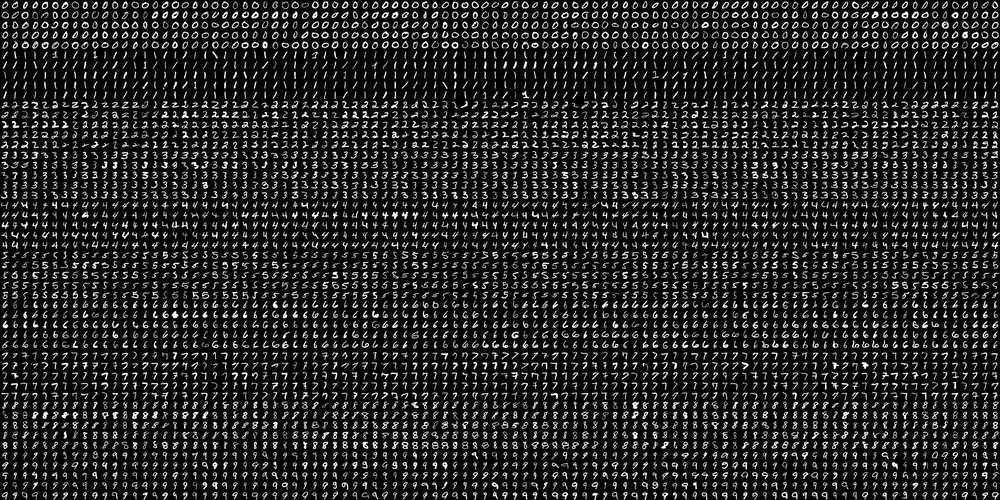
#> input picture code/ML/digits.png, 1000 x 500 px, shrunk from 2000 x 1000 before the run
$ python arithmetic.py --image ML/digits.png
#> lines starting #> are read from the running program, lines starting #| are printed output that depends on the picture
import numpy as np
import argparse
import cv2

ap=argparse.ArgumentParser()
ap.add_argument("-i","--image",help="Path To Image")

args=vars(ap.parse_args())

img=cv2.imread(args["image"])
#> img is the input picture: shape (500, 1000, 3); min 0, max 255, mean 36.1
cv2.imshow("original img",img)
cv2.waitKey(0)

print(np.uint8([300]))
print("Max value of 255"+str(cv2.add(np.uint8([200]),np.uint8([100]))))

print("Min val of 0"+str(cv2.subtract(np.uint8([50]),np.uint8([100]))))

print("wrap aroung numpy add"+str(np.uint8([200])+np.uint8([100])))
print("wrap around numpy subtract"+str(np.uint8([50])-np.uint8([100])))

M=np.ones(img.shape,dtype="uint8")*200
added=cv2.add(img,M)
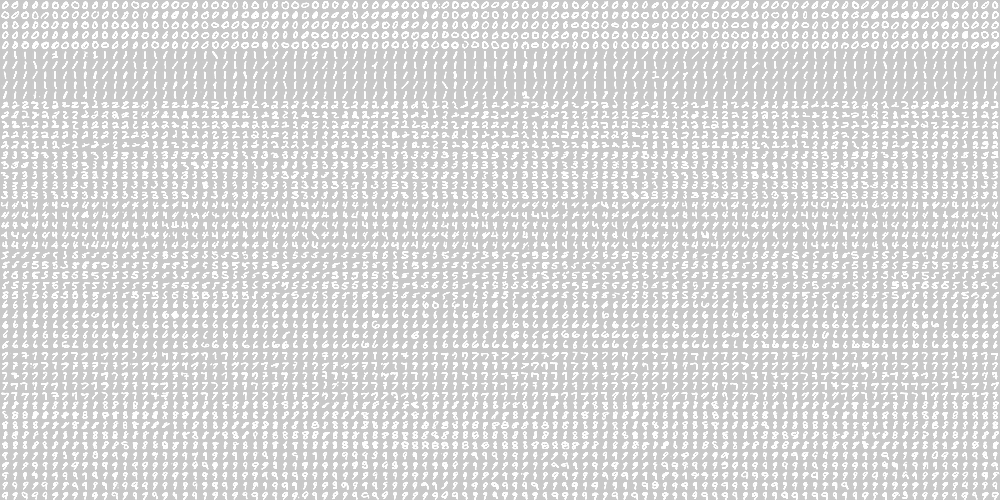
#> added: shape (500, 1000, 3); min 200, max 255, mean 215.4
cv2.imshow("added img",added)
cv2.waitKey(0)

M=np.ones(img.shape,dtype="uint8")*100
subtracted=cv2.subtract(img,M)
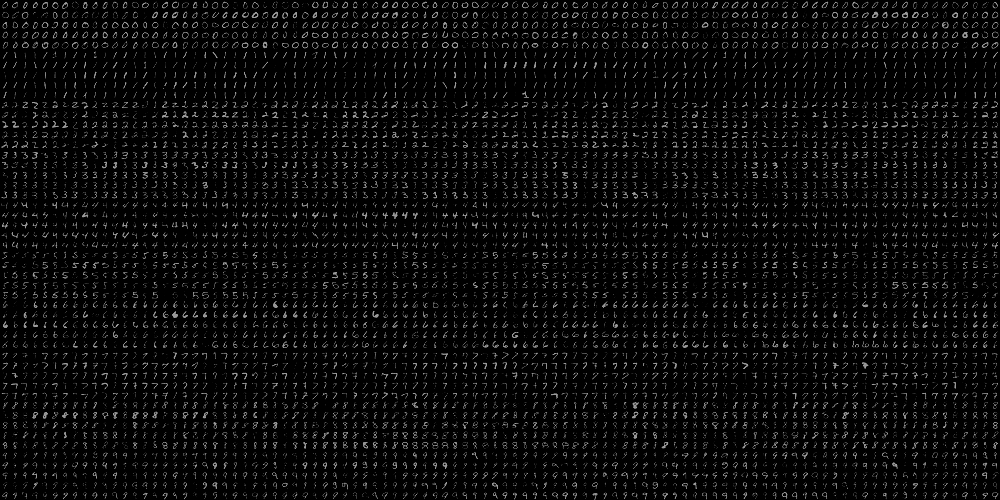
#> subtracted: shape (500, 1000, 3); min 0, max 155, mean 11.9
cv2.imshow("subtracted img",subtracted)
cv2.waitKey(0)
